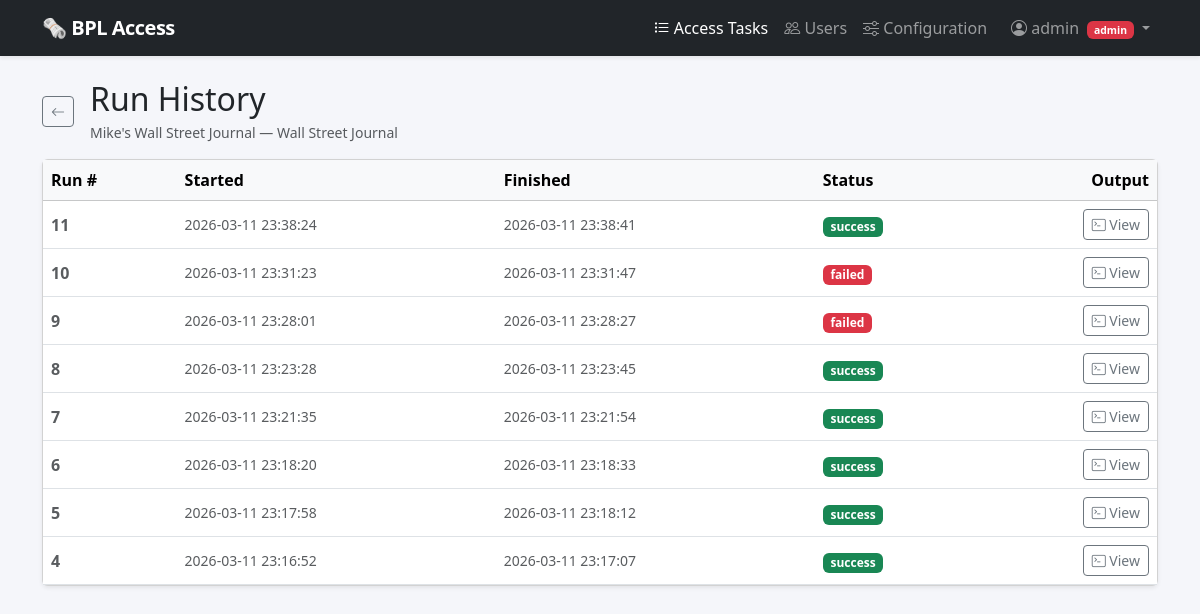
/tasks/3/runs (signed in), run on the app's committed database.
### tables this page shows
CREATE TABLE users (
                id           INTEGER PRIMARY KEY AUTOINCREMENT,
                username     TEXT    NOT NULL UNIQUE COLLATE NOCASE,
                password     TEXT    NOT NULL,
                salt         TEXT    NOT NULL,
                is_admin     INTEGER NOT NULL DEFAULT 0,
                created_at   TEXT    NOT NULL DEFAULT (datetime('now'))
            );

CREATE TABLE tasks (
                id                  INTEGER PRIMARY KEY AUTOINCREMENT,
                name                TEXT    NOT NULL DEFAULT '',
                access_type         TEXT    NOT NULL CHECK (access_type IN ('nyt', 'wp', 'wsj')),
                library_card_number TEXT    NOT NULL DEFAULT '',
                library_last_name   TEXT    NOT NULL DEFAULT '',
                access_email        TEXT    NOT NULL DEFAULT '',
                access_password     TEXT    NOT NULL DEFAULT '',
                access_cookies      TEXT    NOT NULL DEFAULT '',
                created_at          TEXT    NOT NULL DEFAULT (datetime('now')),
                last_run_at         TEXT,
                last_run_status     TEXT
            , user_id INTEGER REFERENCES users(id) ON DELETE CASCADE, schedule_enabled  INTEGER NOT NULL DEFAULT 0, schedule_interval INTEGER NOT NULL DEFAULT 1440, next_run_at       TEXT, cookies_expire_at TEXT);

CREATE TABLE task_runs (
                id          INTEGER PRIMARY KEY AUTOINCREMENT,
                task_id     INTEGER NOT NULL REFERENCES tasks(id) ON DELETE CASCADE,
                started_at  TEXT    NOT NULL DEFAULT (datetime('now')),
                finished_at TEXT,
                status      TEXT,
                output      TEXT    NOT NULL DEFAULT ''
            );

### app.py (the view)
@app.route("/tasks/<int:task_id>/runs")
@login_required
def task_runs(task_id):
    db   = get_db()
    task = db.execute("SELECT * FROM tasks WHERE id = ?", (task_id,)).fetchone()
    if not task or not own_task_or_admin(task):
        db.close()
        abort(403)
    runs = db.execute(
        "SELECT * FROM task_runs WHERE task_id = ? ORDER BY started_at DESC",
        (task_id,),
    ).fetchall()
    db.close()
    return render_template("task_runs.html", task=task, runs=runs)

### app.py (called while the page is built)
@app.context_processor
def inject_now_utc():
    return {"now_utc": datetime.now(timezone.utc).strftime("%Y-%m-%d %H:%M:%S")}

@login_manager.user_loader
def load_user(user_id):
    db  = get_db()
    row = db.execute("SELECT * FROM users WHERE id = ?", (user_id,)).fetchone()
    db.close()
    return User(row) if row else None

def own_task_or_admin(task):
    return current_user.is_admin or task["user_id"] == current_user.id

### db.py (called while the page is built)
def get_db() -> sqlite3.Connection:
    conn = sqlite3.connect(str(DB_PATH))
    conn.row_factory = sqlite3.Row
    conn.execute("PRAGMA foreign_keys = ON")
    return conn

### templates/task_runs.html (shortened to what this page needs)
{% extends 'base.html' %}
{% block content %}
{% set labels = {'nyt': 'New York Times', 'wp': 'Washington Post', 'wsj': 'Wall Street Journal'} %}
{% set sc     = {'success': 'success',    'failed': 'danger',      'running': 'warning'} %}
<div class="d-flex align-items-center gap-3 mb-3">
  <a href="{{ url_for('tasks') }}" class="btn btn-sm btn-outline-secondary">
    <i class="bi bi-arrow-left"></i>
  </a>
  <div>
    <h2 class="mb-0">Run History</h2>
    {% if task %}
    <p class="text-muted small mb-0 mt-1">
      {{ task.name or '(unnamed)' }} — {{ labels.get(task.access_type, task.access_type) }}
    </p>
    {% endif %}
  </div>
</div>
{% if runs %}
<div class="card shadow-sm">
  <table class="table table-hover align-middle mb-0">
    <thead class="table-light">
      <tr>
        <th>Run #</th>
        <th>Started</th>
        <th>Finished</th>
        <th>Status</th>
        <th class="text-end">Output</th>
      </tr>
    </thead>
    <tbody>
      {% for r in runs %}
      <tr>
        <td class="fw-semibold text-muted">{{ r.id }}</td>
        <td class="small text-muted">{{ r.started_at }}</td>
        <td class="small text-muted">{{ r.finished_at or '—' }}</td>
        <td>
          <span class="badge bg-{{ sc.get(r.status, 'secondary') }}
                       {{ 'badge-running' if r.status == 'running' }}">
            {{ r.status or '—' }}
          </span>
        </td>
        <td class="text-end">
          <a href="{{ url_for('run_detail', run_id=r.id) }}"
             class="btn btn-sm btn-outline-secondary">
            <i class="bi bi-terminal"></i> View
          </a>
        </td>
      </tr>
      {% endfor %}
    </tbody>
  </table>
</div>
{% endif %}
{% endblock %}

### templates/base.html (shortened to what this page needs)
<!doctype html>
<html lang="en">
<head>
  <link rel="stylesheet" href="https://cdn.jsdelivr.net/npm/bootstrap@5.3.3/dist/css/bootstrap.min.css">
  <link rel="stylesheet" href="https://cdn.jsdelivr.net/npm/bootstrap-icons@1.11.3/font/bootstrap-icons.min.css">
</head>
<body>
<nav class="navbar navbar-expand-sm navbar-dark bg-dark mb-4 shadow-sm">
  <div class="container">
    <a class="navbar-brand" href="{{ url_for('tasks') }}">🗞 BPL Access</a>
    <div class="collapse navbar-collapse" id="nav">
      <ul class="navbar-nav ms-auto">
        <li class="nav-item">
          <a class="nav-link {% if request.endpoint in ('tasks','task_new','task_edit','task_runs','run_detail') %}active{% endif %}"
             href="{{ url_for('tasks') }}">
            <i class="bi bi-list-task"></i> Access Tasks
          </a>
        </li>
        {% if current_user.is_authenticated and current_user.is_admin %}
        <li class="nav-item">
          <a class="nav-link {% if request.endpoint in ('user_list','user_new','user_edit') %}active{% endif %}"
             href="{{ url_for('user_list') }}">
            <i class="bi bi-people"></i> Users
          </a>
        </li>
        <li class="nav-item">
          <a class="nav-link {% if request.endpoint == 'config' %}active{% endif %}"
             href="{{ url_for('config') }}">
            <i class="bi bi-sliders"></i> Configuration
          </a>
        </li>
        {% endif %}
        {% if current_user.is_authenticated %}
        <li class="nav-item dropdown ms-2">
          <a class="nav-link dropdown-toggle" href="#" data-bs-toggle="dropdown">
            <i class="bi bi-person-circle"></i> {{ current_user.username }}
            {% if current_user.is_admin %}<span class="badge bg-danger ms-1" style="font-size:.65rem">admin</span>{% endif %}
          </a>
        </li>
        {% endif %}
      </ul>
    </div>
  </div>
</nav>
<div class="container pb-5">
  {% block content %}{% endblock %}
</div>
</body>
</html>

### templates/base.html (style rules this page uses)
body { background: #f5f6fa; }
.navbar-brand { font-weight: 700; letter-spacing: -.5px; }

### data on the page
users: username "admin"
tasks: name "Mike's Wall Street Journal", get "Wall Street Journal"
task_runs: id "11", started_at "2026-03-11 23:38:24", finished_at "2026-03-11 23:38:41", status "success"
task_runs: id "10", started_at "2026-03-11 23:31:23", finished_at "2026-03-11 23:31:47", status "failed"
task_runs: id "9", started_at "2026-03-11 23:28:01", finished_at "2026-03-11 23:28:27", status "failed"
task_runs: id "8", started_at "2026-03-11 23:23:28", finished_at "2026-03-11 23:23:45", status "success"
task_runs: id "7", started_at "2026-03-11 23:21:35", finished_at "2026-03-11 23:21:54", status "success"
task_runs: id "6", started_at "2026-03-11 23:18:20", finished_at "2026-03-11 23:18:33", status "success"
task_runs: id "5", started_at "2026-03-11 23:17:58", finished_at "2026-03-11 23:18:12", status "success"
task_runs: id "4", started_at "2026-03-11 23:16:52", finished_at "2026-03-11 23:17:07", status "success"
